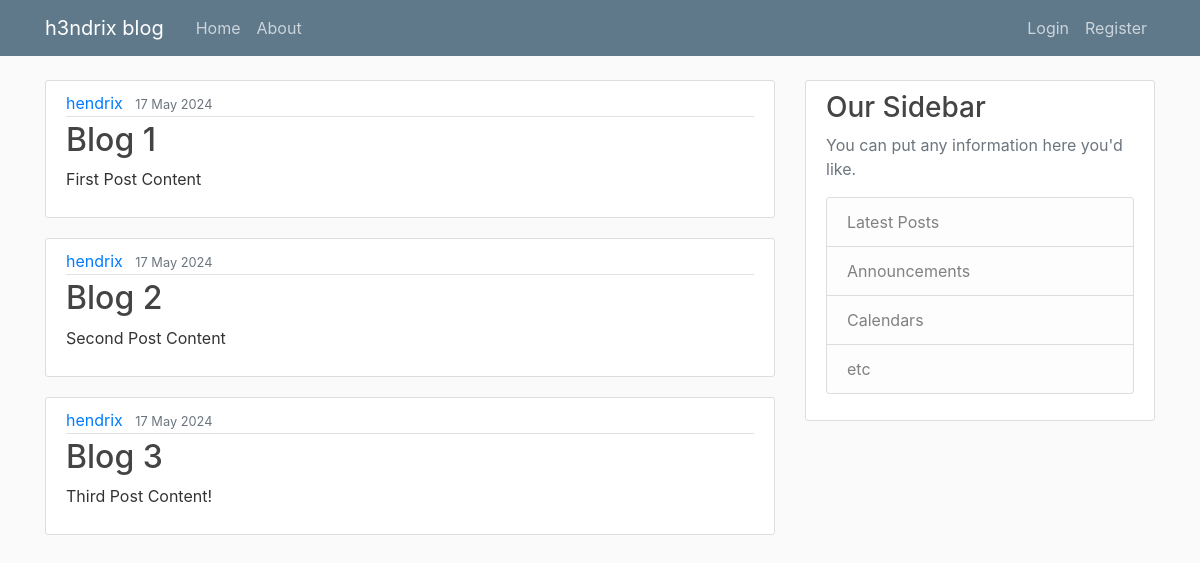
/, run on an earlier commit of the app's database.
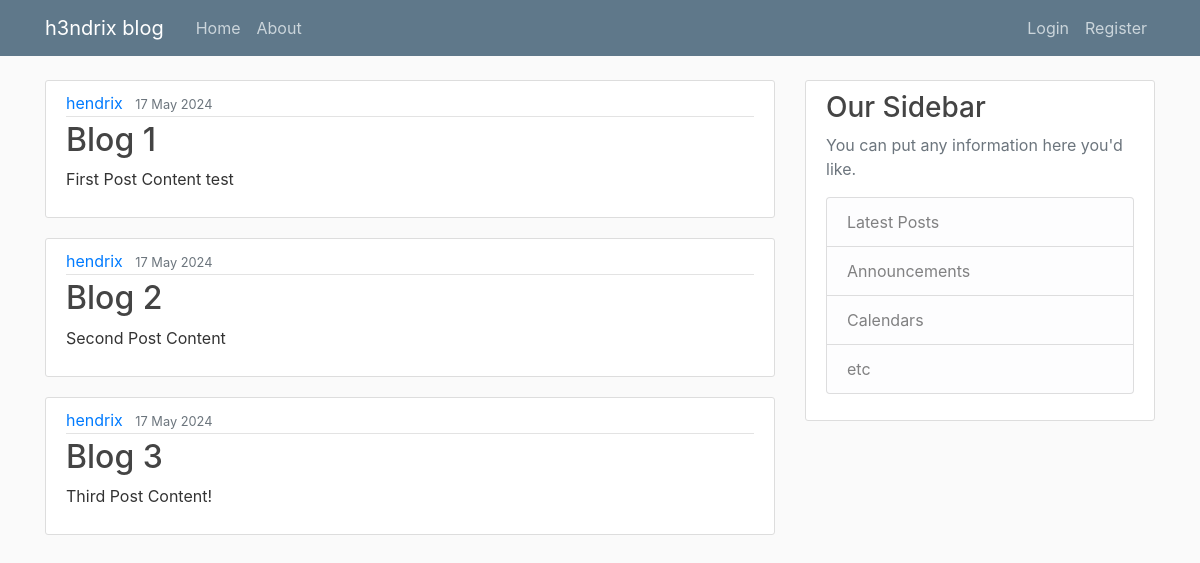
And on a later commit of the database.
### blog/models.py (models this page shows, shortened)
class Post(models.Model):
    title = models.CharField(max_length=100)
    content = models.TextField()
    date_posted = models.DateTimeField(default=timezone.now)
    author = models.ForeignKey(User, on_delete=models.CASCADE)

### blog/views.py (the view)
# urls.py: path('', views.home, name='blog-home'),
def home(request):
    context = {
        'posts': Post.objects.all()
    }
    return render(request, 'blog/home.html', context)

### blog/templates/blog/home.html
{% extends "blog/base.html"%}
{% block content %}
    {% for post in posts %}
        <article class="media content-section">
            <div class="media-body">
                <div class="article-metadata">
                    <a class="mr-2" href="#">{{ post.author }}</a>
                    <small class="text-muted">{{ post.date_posted|date:"d F Y" }}</small>
                </div>
            <h2><a class="article-title" href="#">{{ post.title }}</a></h2>
            <p class="article-content">{{ post.content }}</p>
            </div>
        </article>
    {% endfor %}
{% endblock content %}

What changed in the data, as far as the page shows it:
changed Post "Blog 1": content "First Post Content" → "First Post Content test"
